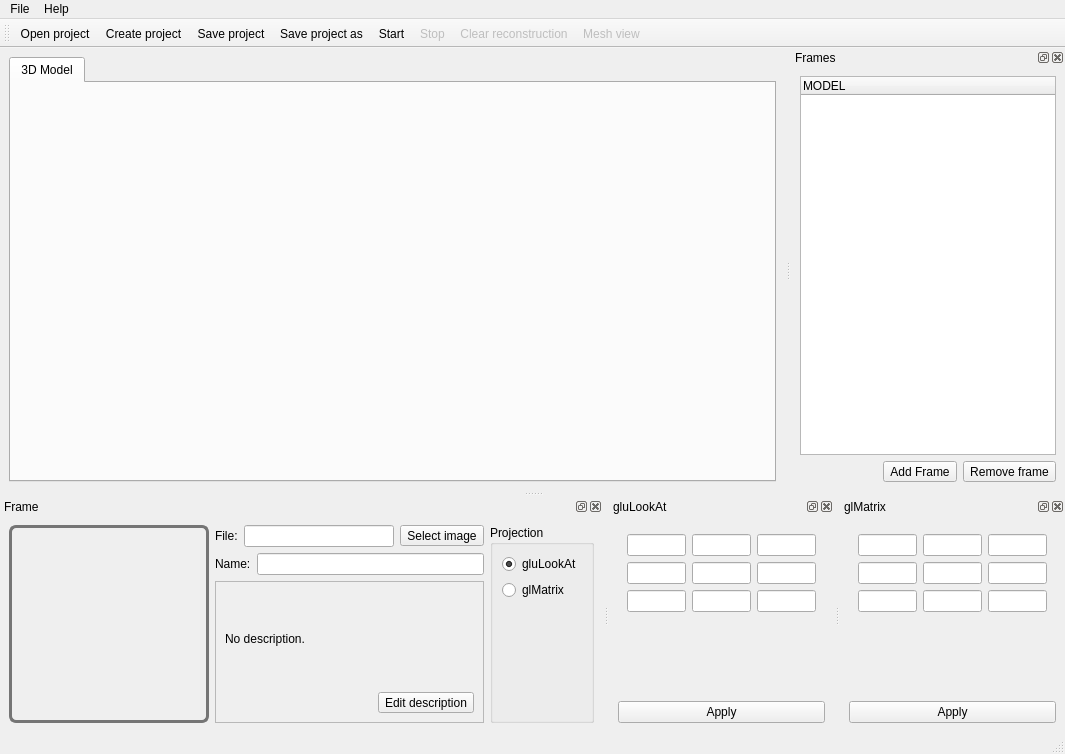
 <widget class="QMainWindow" name="HMainWindow">
  <property name="geometry">
   <rect>
    <x>0</x>
    <y>0</y>
    <width>1057</width>
    <height>754</height>
   </rect>
  </property>
  <property name="windowTitle">
   <string>HRS Reconstruction System</string>
  </property>
  <property name="windowIcon">
   <iconset resource="../data/HMainWindow.qrc">
    <normaloff>:/Icon/icon.png</normaloff>:/Icon/icon.png</iconset>
  </property>
  <widget class="QWidget" name="centralwidget">
   <layout class="QHBoxLayout" name="horizontalLayout_5">
    <item>
     <widget class="HDocumentsTab" name="HDocumentsTabWgt">
      <property name="sizePolicy">
       <sizepolicy hsizetype="Expanding" vsizetype="Expanding">
        <horstretch>10</horstretch>
        <verstretch>10</verstretch>
       </sizepolicy>
      </property>
      <property name="currentIndex">
       <number>0</number>
      </property>
      <property name="elideMode">
       <enum>Qt::ElideNone</enum>
      </property>
      <widget class="QWidget" name="H3DModelTab">
       <attribute name="title">
        <string>3D Model</string>
       </attribute>
       <layout class="QVBoxLayout" name="verticalLayout_3">
        <item>
         <widget class="HGLScreen" name="GLScreenWgt" native="true"/>
        </item>
       </layout>
      </widget>
     </widget>
    </item>
   </layout>
  </widget>
  <widget class="QMenuBar" name="menubar">
   <property name="geometry">
    <rect>
     <x>0</x>
     <y>0</y>
     <width>1057</width>
     <height>33</height>
    </rect>
   </property>
   <widget class="QMenu" name="menu">
    <property name="title">
     <string>File</string>
    </property>
    <addaction name="openProjectAction"/>
    <addaction name="createProjectAction"/>
    <addaction name="saveProjectAction"/>
    <addaction name="saveAsProjectAction"/>
    <addaction name="exitAction"/>
   </widget>
   <widget class="QMenu" name="menuHelp">
    <property name="title">
     <string>Help</string>
    </property>
    <addaction name="aboutProgramAction"/>
   </widget>
   <addaction name="menu"/>
   <addaction name="menuHelp"/>
  </widget>
  <widget class="QStatusBar" name="statusbar"/>
  <widget class="HFrameParamsDock" name="FrameParamsDock">
   <property name="sizePolicy">
    <sizepolicy hsizetype="Expanding" vsizetype="Preferred">
     <horstretch>2</horstretch>
     <verstretch>0</verstretch>
    </sizepolicy>
   </property>
   <property name="maximumSize">
    <size>
     <width>524287</width>
     <height>524287</height>
    </size>
   </property>
   <property name="layoutDirection">
    <enum>Qt::LeftToRight</enum>
   </property>
   <property name="windowTitle">
    <string>Frame</string>
   </property>
   <attribute name="dockWidgetArea">
    <number>8</number>
   </attribute>
   <widget class="QWidget" name="dockWidgetContents">
    <layout class="QGridLayout" name="gridLayout_3">
     <item row="0" column="0" rowspan="3">
      <widget class="QLabel" name="FramePreviewLbl">
       <property name="sizePolicy">
        <sizepolicy hsizetype="Expanding" vsizetype="Expanding">
         <horstretch>0</horstretch>
         <verstretch>0</verstretch>
        </sizepolicy>
       </property>
       <property name="minimumSize">
        <size>
         <width>200</width>
         <height>150</height>
        </size>
       </property>
       <property name="toolTip">
        <string>Frame preview</string>
       </property>
       <property name="styleSheet">
        <string notr="true">QLabel {
	background-image: url(:/AlphaBgr/alphabgr.png);
    border-width: 3px;
    border-style: solid;
    border-radius: 7px;
	border-color:rgb(117, 117, 117);
}</string>
       </property>
       <property name="text">
        <string/>
       </property>
       <property name="scaledContents">
        <bool>true</bool>
       </property>
      </widget>
     </item>
     <item row="0" column="1">
      <layout class="QHBoxLayout" name="horizontalLayout_2">
       <item>
        <widget class="QLabel" name="label_2">
         <property name="text">
          <string>File:</string>
         </property>
        </widget>
       </item>
       <item>
        <widget class="QLineEdit" name="ImageFileLe">
         <property name="minimumSize">
          <size>
           <width>150</width>
           <height>0</height>
          </size>
         </property>
        </widget>
       </item>
       <item>
        <widget class="QToolButton" name="toolButton">
         <property name="toolTip">
          <string>Select image</string>
         </property>
         <property name="text">
          <string>Select image</string>
         </property>
         <property name="icon">
          <iconset resource="../data/HMainWindow.qrc">
           <normaloff>:/OpenProject/document-open.png</normaloff>:/OpenProject/document-open.png</iconset>
         </property>
        </widget>
       </item>
      </layout>
     </item>
     <item row="0" column="2" rowspan="3">
      <widget class="QGroupBox" name="groupBox">
       <property name="toolTip">
        <string>Camera calibration function</string>
       </property>
       <property name="title">
        <string>Projection</string>
       </property>
       <layout class="QVBoxLayout" name="verticalLayout_5">
        <item>
         <widget class="QRadioButton" name="gluLookAtRb">
          <property name="text">
           <string>gluLookAt</string>
          </property>
          <property name="checked">
           <bool>true</bool>
          </property>
         </widget>
        </item>
        <item>
         <widget class="QRadioButton" name="glMatrixRb">
          <property name="text">
           <string>glMatrix</string>
          </property>
         </widget>
        </item>
        <item>
         <spacer name="verticalSpacer">
          <property name="orientation">
           <enum>Qt::Vertical</enum>
          </property>
          <property name="sizeHint" stdset="0">
           <size>
            <width>20</width>
            <height>40</height>
           </size>
          </property>
         </spacer>
        </item>
       </layout>
      </widget>
     </item>
     <item row="1" column="1">
      <layout class="QHBoxLayout" name="horizontalLayout_3">
       <item>
        <widget class="QLabel" name="label">
         <property name="text">
          <string>Name:</string>
         </property>
        </widget>
       </item>
       <item>
        <widget class="QLineEdit" name="FrameNameLe">
         <property name="sizePolicy">
          <sizepolicy hsizetype="Expanding" vsizetype="Fixed">
           <horstretch>0</horstretch>
           <verstretch>0</verstretch>
          </sizepolicy>
         </property>
         <property name="sizeIncrement">
          <size>
           <width>0</width>
           <height>0</height>
          </size>
         </property>
        </widget>
       </item>
      </layout>
     </item>
     <item row="2" column="1">
      <widget class="QFrame" name="frame">
       <property name="frameShape">
        <enum>QFrame::StyledPanel</enum>
       </property>
       <property name="frameShadow">
        <enum>QFrame::Raised</enum>
       </property>
       <layout class="QVBoxLayout" name="verticalLayout_4">
        <item>
         <widget class="QLabel" name="FrameDescriptionLbl">
          <property name="text">
           <string>No description.</string>
          </property>
         </widget>
        </item>
        <item>
         <layout class="QHBoxLayout" name="horizontalLayout_4">
          <item>
           <spacer name="horizontalSpacer_2">
            <property name="orientation">
             <enum>Qt::Horizontal</enum>
            </property>
            <property name="sizeHint" stdset="0">
             <size>
              <width>40</width>
              <height>20</height>
             </size>
            </property>
           </spacer>
          </item>
          <item>
           <widget class="QToolButton" name="FrameDescriptionBtn">
            <property name="toolTip">
             <string>Edit description</string>
            </property>
            <property name="text">
             <string>Edit description</string>
            </property>
            <property name="icon">
             <iconset resource="../data/HMainWindow.qrc">
              <normaloff>:/EditDescription/tools-wizard.png</normaloff>:/EditDescription/tools-wizard.png</iconset>
            </property>
           </widget>
          </item>
         </layout>
        </item>
       </layout>
      </widget>
     </item>
    </layout>
   </widget>
  </widget>
  <widget class="HProjectFilesDock" name="ProjectFilesDock">
   <property name="windowTitle">
    <string>Frames</string>
   </property>
   <attribute name="dockWidgetArea">
    <number>2</number>
   </attribute>
   <widget class="QWidget" name="dockWidgetContents_2">
    <layout class="QVBoxLayout" name="verticalLayout">
     <item>
      <widget class="QTreeWidget" name="ProjectFilesTree">
       <column>
        <property name="text">
         <string>MODEL</string>
        </property>
       </column>
      </widget>
     </item>
     <item>
      <layout class="QHBoxLayout" name="horizontalLayout">
       <item>
        <spacer name="horizontalSpacer">
         <property name="orientation">
          <enum>Qt::Horizontal</enum>
         </property>
         <property name="sizeHint" stdset="0">
          <size>
           <width>40</width>
           <height>20</height>
          </size>
         </property>
        </spacer>
       </item>
       <item>
        <widget class="QToolButton" name="AddFileToProjectBtn">
         <property name="toolTip">
          <string>Add Frame</string>
         </property>
         <property name="text">
          <string>Add Frame</string>
         </property>
         <property name="icon">
          <iconset resource="../data/HMainWindow.qrc">
           <normaloff>:/AddFile/list-add.png</normaloff>:/AddFile/list-add.png</iconset>
         </property>
        </widget>
       </item>
       <item>
        <widget class="QToolButton" name="RemoveFileFromProjectBtn">
         <property name="toolTip">
          <string>Remove frame</string>
         </property>
         <property name="text">
          <string>Remove frame</string>
         </property>
         <property name="icon">
          <iconset resource="../data/HMainWindow.qrc">
           <normaloff>:/RemoveFile/list-remove.png</normaloff>:/RemoveFile/list-remove.png</iconset>
         </property>
        </widget>
       </item>
      </layout>
     </item>
    </layout>
   </widget>
  </widget>
  <widget class="QToolBar" name="MainToolbar">
   <property name="windowTitle">
    <string>Панель инструментов</string>
   </property>
   <property name="iconSize">
    <size>
     <width>22</width>
     <height>22</height>
    </size>
   </property>
   <attribute name="toolBarArea">
    <enum>TopToolBarArea</enum>
   </attribute>
   <attribute name="toolBarBreak">
    <bool>false</bool>
   </attribute>
   <addaction name="openProjectAction"/>
   <addaction name="createProjectAction"/>
   <addaction name="saveProjectAction"/>
   <addaction name="saveAsProjectAction"/>
   <addaction name="startReconstructionAction"/>
   <addaction name="stopReconstructionAction"/>
   <addaction name="clearReconstructionAction"/>
   <addaction name="viewAsMeshAction"/>
  </widget>
  <widget class="HGluLookAtParamsDock" name="gluLookAtParamsDock">
   <property name="minimumSize">
    <size>
     <width>225</width>
     <height>235</height>
    </size>
   </property>
   <property name="toolTip">
    <string>See gluLookAt man page</string>
   </property>
   <property name="windowTitle">
    <string>gluLookAt</string>
   </property>
   <attribute name="dockWidgetArea">
    <number>8</number>
   </attribute>
   <widget class="QWidget" name="dockWidgetContents_3">
    <layout class="QVBoxLayout" name="verticalLayout_2">
     <item>
      <widget class="QFrame" name="frame_2">
       <property name="frameShape">
        <enum>QFrame::NoFrame</enum>
       </property>
       <property name="frameShadow">
        <enum>QFrame::Plain</enum>
       </property>
       <layout class="QGridLayout" name="gridLayout">
        <item row="0" column="2">
         <widget class="QLineEdit" name="lookAtEyeYLbl">
          <property name="toolTip">
           <string>eyeY</string>
          </property>
         </widget>
        </item>
        <item row="2" column="1">
         <widget class="QLineEdit" name="lookAtCenterXLbl">
          <property name="toolTip">
           <string>centerX</string>
          </property>
         </widget>
        </item>
        <item row="0" column="1">
         <widget class="QLineEdit" name="lookAtEyeXLbl">
          <property name="toolTip">
           <string>eyeX</string>
          </property>
         </widget>
        </item>
        <item row="2" column="2">
         <widget class="QLineEdit" name="lookAtCenterYLbl">
          <property name="toolTip">
           <string>centerY</string>
          </property>
         </widget>
        </item>
        <item row="0" column="3">
         <widget class="QLineEdit" name="lookAtEyeZLbl">
          <property name="toolTip">
           <string>eyeZ</string>
          </property>
         </widget>
        </item>
        <item row="2" column="3">
         <widget class="QLineEdit" name="lookAtCenterZLbl">
          <property name="toolTip">
           <string>centerZ</string>
          </property>
         </widget>
        </item>
        <item row="3" column="1">
         <widget class="QLineEdit" name="lookAtUpXLbl">
          <property name="toolTip">
           <string>upX</string>
          </property>
         </widget>
        </item>
        <item row="3" column="2">
         <widget class="QLineEdit" name="lookAtUpYLbl">
          <property name="toolTip">
           <string>upY</string>
          </property>
         </widget>
        </item>
        <item row="3" column="3">
         <widget class="QLineEdit" name="lookAtUpZLbl">
          <property name="toolTip">
           <string>upZ</string>
          </property>
         </widget>
        </item>
       </layout>
      </widget>
     </item>
     <item>
      <spacer name="verticalSpacer_2">
       <property name="orientation">
        <enum>Qt::Vertical</enum>
       </property>
       <property name="sizeHint" stdset="0">
        <size>
         <width>20</width>
         <height>0</height>
        </size>
       </property>
      </spacer>
     </item>
     <item>
      <widget class="QPushButton" name="pushButton">
       <property name="text">
        <string>Apply</string>
       </property>
       <property name="icon">
        <iconset resource="../data/HMainWindow.qrc">
         <normaloff>:/ApplyMatrix/dialog-ok-apply.png</normaloff>:/ApplyMatrix/dialog-ok-apply.png</iconset>
       </property>
      </widget>
     </item>
    </layout>
   </widget>
  </widget>
  <widget class="HGLMatrixParamsDock" name="glMatrixParamsDock">
   <property name="minimumSize">
    <size>
     <width>225</width>
     <height>235</height>
    </size>
   </property>
   <property name="toolTip">
    <string>GL_PROJECTION Matrix</string>
   </property>
   <property name="windowTitle">
    <string>glMatrix</string>
   </property>
   <attribute name="dockWidgetArea">
    <number>8</number>
   </attribute>
   <widget class="QWidget" name="dockWidgetContents_4">
    <layout class="QVBoxLayout" name="verticalLayout_6">
     <item>
      <widget class="QFrame" name="frame_3">
       <property name="frameShape">
        <enum>QFrame::NoFrame</enum>
       </property>
       <property name="frameShadow">
        <enum>QFrame::Plain</enum>
       </property>
       <layout class="QGridLayout" name="gridLayout_2">
        <item row="0" column="0">
         <widget class="QLineEdit" name="MatrixAALbl"/>
        </item>
        <item row="0" column="1">
         <widget class="QLineEdit" name="MatrixABLbl"/>
        </item>
        <item row="0" column="2">
         <widget class="QLineEdit" name="MatrixACLbl"/>
        </item>
        <item row="1" column="1">
         <widget class="QLineEdit" name="MatrixBBLbl"/>
        </item>
        <item row="1" column="2">
         <widget class="QLineEdit" name="MatrixBCLbl"/>
        </item>
        <item row="2" column="1">
         <widget class="QLineEdit" name="MatrixCBLbl"/>
        </item>
        <item row="2" column="2">
         <widget class="QLineEdit" name="MatrixCCLbl"/>
        </item>
        <item row="1" column="0">
         <widget class="QLineEdit" name="MatrixBALbl"/>
        </item>
        <item row="2" column="0">
         <widget class="QLineEdit" name="MatrixCALbl"/>
        </item>
       </layout>
      </widget>
     </item>
     <item>
      <spacer name="verticalSpacer_3">
       <property name="orientation">
        <enum>Qt::Vertical</enum>
       </property>
       <property name="sizeHint" stdset="0">
        <size>
         <width>20</width>
         <height>0</height>
        </size>
       </property>
      </spacer>
     </item>
     <item>
      <widget class="QPushButton" name="pushButton_2">
       <property name="text">
        <string>Apply</string>
       </property>
       <property name="icon">
        <iconset resource="../data/HMainWindow.qrc">
         <normaloff>:/ApplyMatrix/dialog-ok-apply.png</normaloff>:/ApplyMatrix/dialog-ok-apply.png</iconset>
       </property>
      </widget>
     </item>
    </layout>
   </widget>
  </widget>
  <action name="exitAction">
   <property name="icon">
    <iconset>
     <normaloff>:/Exit/system-shutdown.png</normaloff>:/Exit/system-shutdown.png</iconset>
   </property>
   <property name="text">
    <string>Exit</string>
   </property>
  </action>
  <action name="startReconstructionAction">
   <property name="checkable">
    <bool>true</bool>
   </property>
   <property name="enabled">
    <bool>true</bool>
   </property>
   <property name="icon">
    <iconset resource="../data/HMainWindow.qrc">
     <normaloff>:/StartReconstruction/system-run.png</normaloff>:/StartReconstruction/system-run.png</iconset>
   </property>
   <property name="text">
    <string>Start</string>
   </property>
  </action>
  <action name="openProjectAction">
   <property name="icon">
    <iconset resource="../data/HMainWindow.qrc">
     <normaloff>:/OpenProject/document-open.png</normaloff>:/OpenProject/document-open.png</iconset>
   </property>
   <property name="text">
    <string>Open project</string>
   </property>
  </action>
  <action name="saveProjectAction">
   <property name="icon">
    <iconset resource="../data/HMainWindow.qrc">
     <normaloff>:/SaveProject/document-save.png</normaloff>:/SaveProject/document-save.png</iconset>
   </property>
   <property name="text">
    <string>Save project</string>
   </property>
  </action>
  <action name="createProjectAction">
   <property name="icon">
    <iconset resource="../data/HMainWindow.qrc">
     <normaloff>:/CreateProject/document-new.png</normaloff>:/CreateProject/document-new.png</iconset>
   </property>
   <property name="text">
    <string>Create project</string>
   </property>
  </action>
  <action name="viewAsMeshAction">
   <property name="checkable">
    <bool>true</bool>
   </property>
   <property name="enabled">
    <bool>false</bool>
   </property>
   <property name="icon">
    <iconset resource="../data/HMainWindow.qrc">
     <normaloff>:/viewAsMeshAction/roll.png</normaloff>:/viewAsMeshAction/roll.png</iconset>
   </property>
   <property name="text">
    <string>Mesh view</string>
   </property>
  </action>
  <action name="stopReconstructionAction">
   <property name="enabled">
    <bool>false</bool>
   </property>
   <property name="icon">
    <iconset resource="../data/HMainWindow.qrc">
     <normaloff>:/StopReconstruction/process-stop.png</normaloff>:/StopReconstruction/process-stop.png</iconset>
   </property>
   <property name="text">
    <string>Stop</string>
   </property>
  </action>
  <action name="saveAsProjectAction">
   <property name="icon">
    <iconset resource="../data/HMainWindow.qrc">
     <normaloff>:/SaveProjectAs/document-save-as.png</normaloff>:/SaveProjectAs/document-save-as.png</iconset>
   </property>
   <property name="text">
    <string>Save project as ...</string>
   </property>
  </action>
  <action name="clearReconstructionAction">
   <property name="enabled">
    <bool>false</bool>
   </property>
   <property name="icon">
    <iconset resource="../data/HMainWindow.qrc">
     <normaloff>:/ClearReconstruction/edit-clear.png</normaloff>:/ClearReconstruction/edit-clear.png</iconset>
   </property>
   <property name="text">
    <string>Clear reconstruction</string>
   </property>
  </action>
  <action name="aboutProgramAction">
   <property name="icon">
    <iconset resource="../data/HMainWindow.qrc">
     <normaloff>:/HelpAbout/help-about.png</normaloff>:/HelpAbout/help-about.png</iconset>
   </property>
   <property name="text">
    <string>About</string>
   </property>
  </action>
 </widget>
